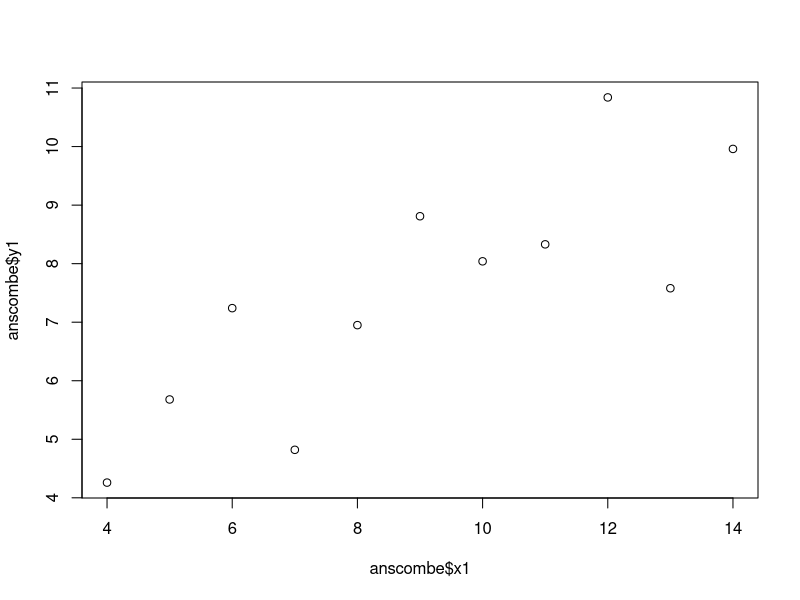
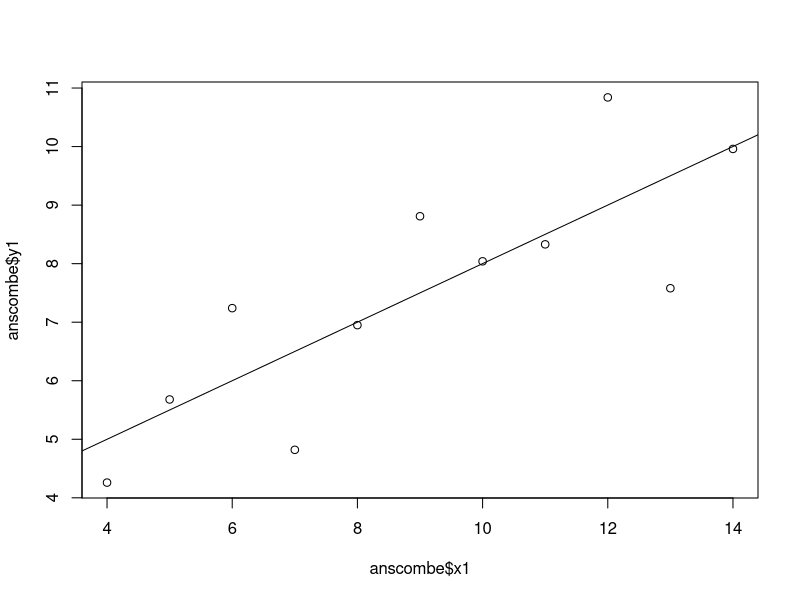
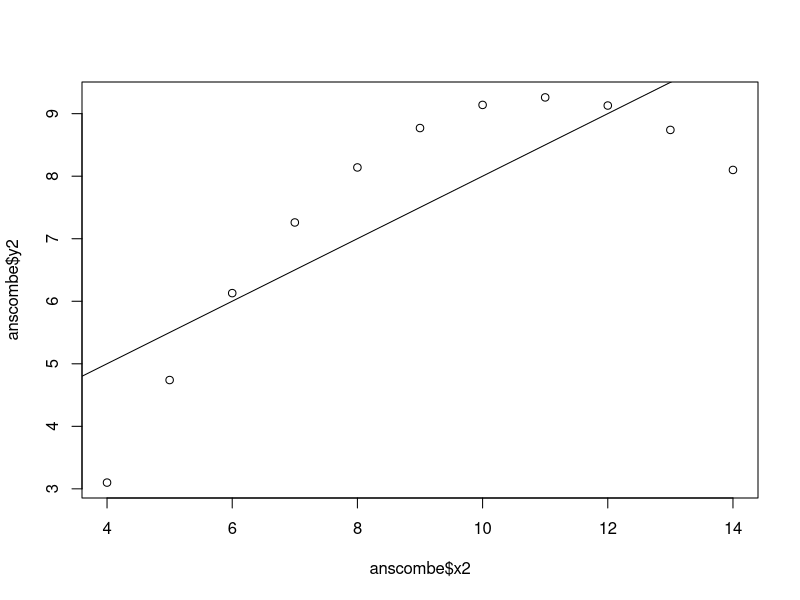
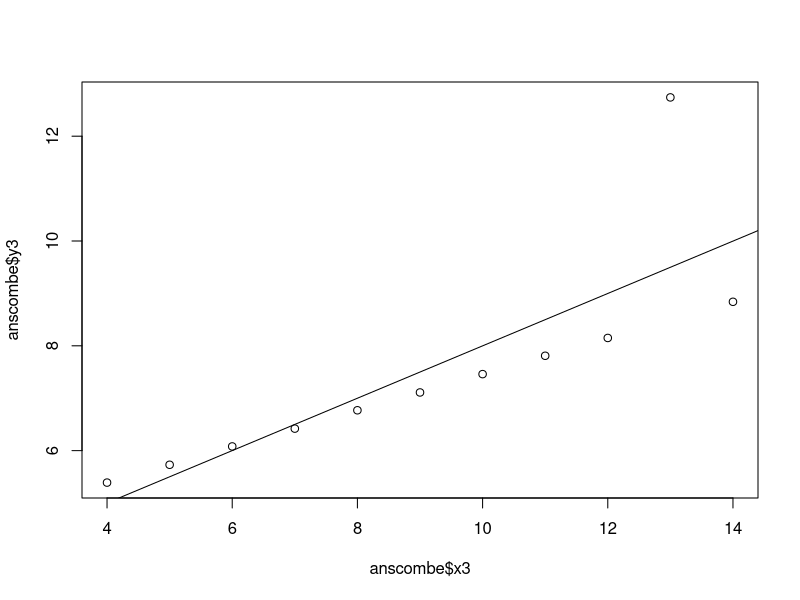
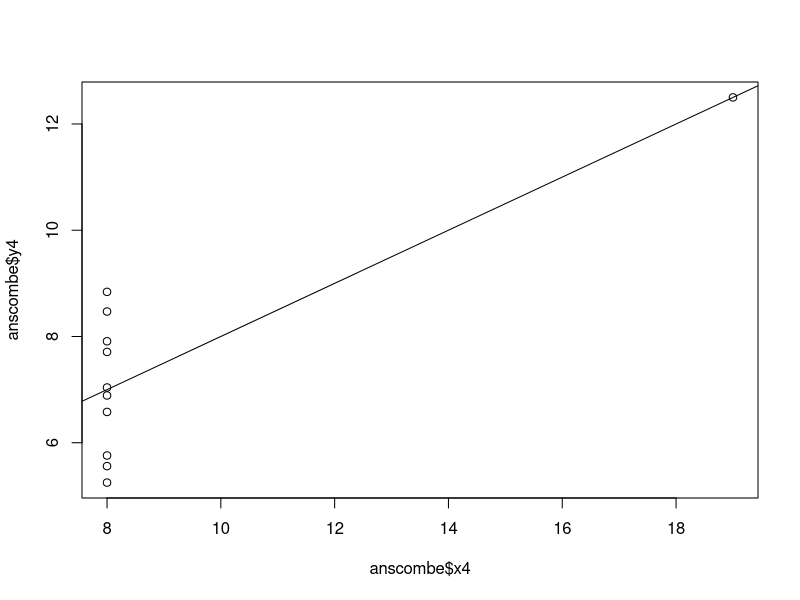
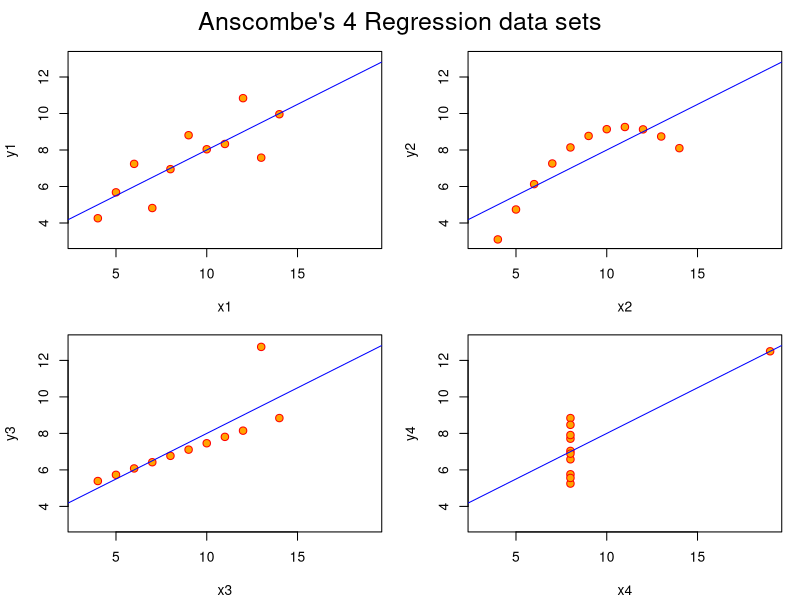
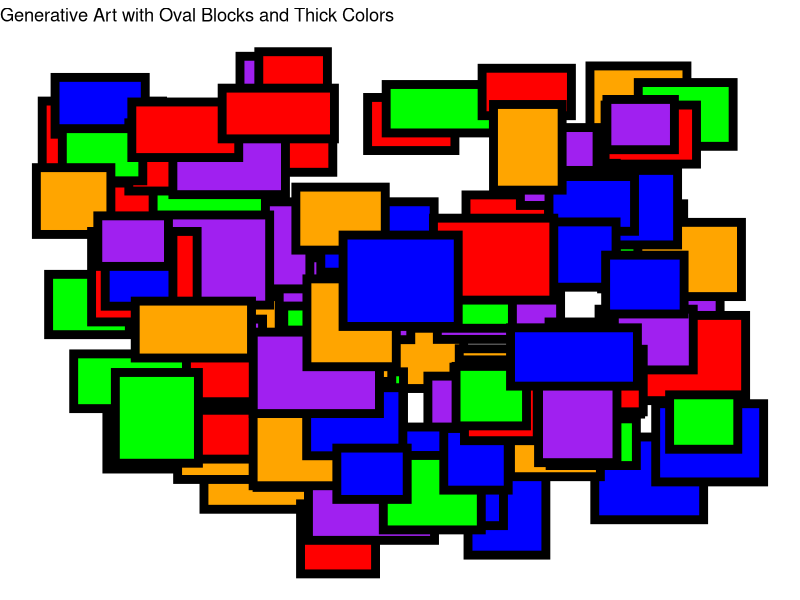
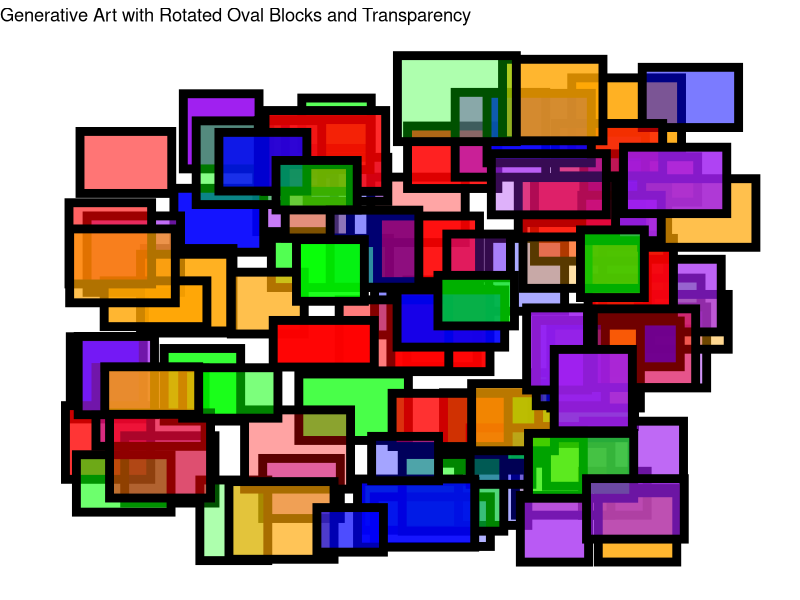

The R source for these figures, in order:
## ---- chunk 1
## Objective: Identify data or model problems using visualization
## Anscombe (1973) Quartlet

data(anscombe)  
summary(anscombe)

## ---- chunk 2
#Alternatively
plot(anscombe$x1,anscombe$y1)
summary(anscombe)
## ---- chunk 3
#The Model Objects
lm1 <- lm(y1 ~ x1, data=anscombe)
summary(lm1)

lm2 <- lm(y2 ~ x2, data=anscombe)
summary(lm2)

lm3 <- lm(y3 ~ x3, data=anscombe)
summary(lm3)

lm4 <- lm(y4 ~ x4, data=anscombe)
summary(lm4)

#Plot
plot(anscombe$x1,anscombe$y1)
abline(coefficients(lm1))

plot(anscombe$x2,anscombe$y2)
abline(coefficients(lm2))

plot(anscombe$x3,anscombe$y3)
abline(coefficients(lm3))

plot(anscombe$x4,anscombe$y4)
abline(coefficients(lm4))
## ---- chunk 4
#According to Help file
ff <- y ~ x
mods <- setNames(as.list(1:4), paste0("lm", 1:4))

# Plot using for loop
for(i in 1:4) {
  ff[2:3] <- lapply(paste0(c("y","x"), i), as.name)
  ## or   ff[[2]] <- as.name(paste0("y", i))
  ##      ff[[3]] <- as.name(paste0("x", i))
  mods[[i]] <- lmi <- lm(ff, data = anscombe)
  print(anova(lmi))
}

sapply(mods, coef)  # Note the use of this function

lapply(mods, function(fm) coef(summary(fm)))

#Now, the plots

op <- par(mfrow = c(2, 2), mar = 0.1+c(4,4,1,1), oma =  c(0, 0, 2, 0))

# Plot charts using for loop
for(i in 1:4) {
  ff[2:3] <- lapply(paste0(c("y","x"), i), as.name)
  plot(ff, data = anscombe, col = "red", pch = 21, bg = "orange", cex = 1.2,
       xlim = c(3, 19), ylim = c(3, 13))
  abline(mods[[i]], col = "blue")
}
mtext("Anscombe's 4 Regression data sets", outer = TRUE, cex = 1.5)

## ---- chunk 5
library(ggplot2)
library(dplyr)


set.seed(123)

# random data for the oval blocks
data <- data.frame(
  x = runif(100, -5, 5),
  y = runif(100, -5, 5),
  width = runif(100, 1, 2),
  height = runif(100, 1, 2),
  color = sample(c("red", "blue", "green", "purple", "orange"), 100, replace = TRUE)
)

#  the generative art with oval blocks and thick colors
ggplot(data) +
  #  oval blocks
  geom_tile(aes(x = x, y = y, width = width, height = height, fill = color), 
            color = "black", size = 3) +  # Thick border color
  scale_fill_manual(values = c("red", "blue", "green", "purple", "orange")) +
  theme_void() +  # Remove axes and grid
  theme(legend.position = "none") +
  labs(title = "Generative Art with Oval Blocks and Thick Colors")

#  random data for the oval blocks with rotation and transparency
data1 <- data.frame(
  x = runif(100, -5, 5),
  y = runif(100, -5, 5),
  width = runif(100, 1, 2),
  height = runif(100, 1, 2),
  angle = runif(100, 0, 360),  # Random rotation angles
  color = sample(c("red", "blue", "green", "purple", "orange"), 100, replace = TRUE),
  alpha = runif(100, 0.3, 1)  # Random transparency levels
)

#  the generative art with oval blocks, rotation, and transparency
ggplot(data1) +
  #  oval blocks with random rotation and transparency
  geom_tile(aes(x = x, y = y, width = width, height = height, fill = color, alpha = alpha), 
            color = "black", size = 3) +
  coord_cartesian(xlim = c(-6, 6), ylim = c(-6, 6)) +  # Set axis limits
  scale_fill_manual(values = c("red", "blue", "green", "purple", "orange")) +
  scale_alpha_continuous(range = c(0.3, 1)) +  # Control transparency
  theme_void() +  # Remove axes and grid
  theme(legend.position = "none") +
  labs(title = "Generative Art with Rotated Oval Blocks and Transparency")


#  random data for the circles
data2 <- data.frame(
  x = runif(100, -5, 5),
  y = runif(100, -5, 5),
  radius = runif(100, 0.5, 1.5),  # Random radius size
  color = sample(c("red", "blue", "green", "purple", "orange"), 100, replace = TRUE)
)

#  the generative art with thick circles and color gradients
ggplot(data2) +
  #  circles with random position and radius
  geom_point(aes(x = x, y = y, size = radius, color = color), shape = 16, alpha = 0.8) +
  scale_size_continuous(range = c(5, 15)) +  # Control the circle size
  scale_color_manual(values = c("red", "blue", "green", "purple", "orange")) +
  theme_void() +  # Remove axes and grid
  theme(legend.position = "none") +
  labs(title = "Generative Art with Random Circles and Thick Colors")

## ---- chunk 6
## Data Visualization
## Objective: Create graphics with R
## Title: Fall color
# Credit: https://fronkonstin.com

# Install packages
#install.packages(c("gsubfn", "proto", "tidyverse"))

library(gsubfn)
library(tidyverse)

# Define elements in plant art
# Each image corresponds to a different axiom, rules, angle and depth

# Leaf of Fall

axiom="X"
rules=list("X"="F-[[X]+X]+F[+FX]-X", "F"="FF")
angle=22.5
depth=6


for (i in 1:depth) axiom=gsubfn(".", rules, axiom)

actions=str_extract_all(axiom, "\\d*\\+|\\d*\\-|F|L|R|\\[|\\]|\\|") %>% unlist

status=data.frame(x=numeric(0), y=numeric(0), alfa=numeric(0))
points=data.frame(x1 = 0, y1 = 0, x2 = NA, y2 = NA, alfa=90, depth=1)


# Generating data
# Note: may take a minute or two

for (action in actions)
{
  if (action=="F")
  {
    x=points[1, "x1"]+cos(points[1, "alfa"]*(pi/180))
    y=points[1, "y1"]+sin(points[1, "alfa"]*(pi/180))
    points[1,"x2"]=x
    points[1,"y2"]=y
    data.frame(x1 = x, y1 = y, x2 = NA, y2 = NA,
               alfa=points[1, "alfa"],
               depth=points[1,"depth"]) %>% rbind(points)->points
  }
  if (action %in% c("+", "-")){
    alfa=points[1, "alfa"]
    points[1, "alfa"]=eval(parse(text=paste0("alfa",action, angle)))
  }
  if(action=="["){
    data.frame(x=points[1, "x1"], y=points[1, "y1"], alfa=points[1, "alfa"]) %>%
      rbind(status) -> status
    points[1, "depth"]=points[1, "depth"]+1
  }

  if(action=="]"){
    depth=points[1, "depth"]
    points[-1,]->points
    data.frame(x1=status[1, "x"], y1=status[1, "y"], x2=NA, y2=NA,
               alfa=status[1, "alfa"],
               depth=depth-1) %>%
      rbind(points) -> points
    status[-1,]->status
  }
}

ggplot() +
  geom_segment(aes(x = x1, y = y1, xend = x2, yend = y2),
               lineend = "round",
               color = "#8B0000", # Dark Red color for the leaf
               data = na.omit(points)) +
  coord_fixed(ratio = 1) +
  theme_void() # No grid nor axes
